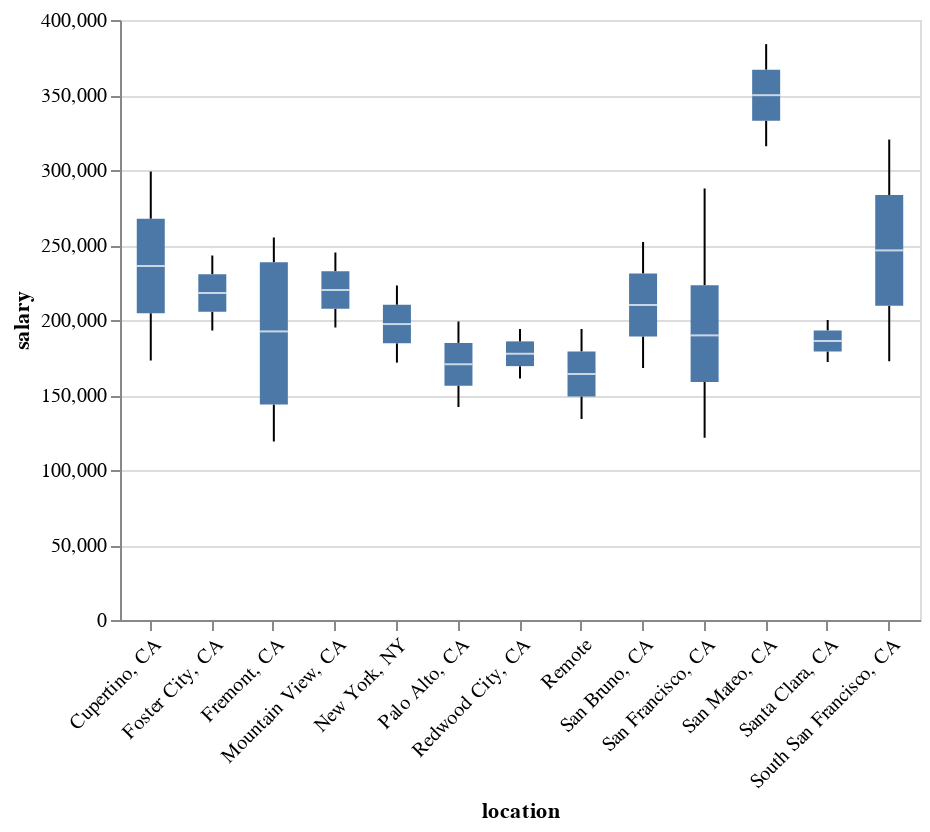

Notebook source saved alongside this figure:
### Code cell
import altair as alt
#from vega_datasets import data

#source = data.population.url

pd.options.mode.chained_assignment = None
starting = df[['location', 'starting_salary_range']]
starting.rename(columns={"starting_salary_range": "salary"}, inplace=True)

ending = df[['location', 'ending_salary_range']]
ending.rename(columns={"ending_salary_range": "salary"}, inplace=True)

salary = pd.concat([starting, ending])


box_plot = alt.Chart(salary).mark_boxplot(extent='min-max').encode(
    x=alt.X('location:O', axis=alt.Axis(labelAngle=-45)),
    y='salary:Q'
).properties(width=400)

box_plot

### Figure 1 — Vega-Lite specification as saved in the notebook (floating-point values rounded to 4 significant figures)
{"config": {"view": {"continuousWidth": 300, "continuousHeight": 300}}, "data": {"name": "data-b036f2b837c3a3a6526bf791bf51e32a"}, "mark": {"type": "boxplot", "extent": "min-max"}, "encoding": {"x": {"axis": {"labelAngle": -45}, "field": "location", "type": "ordinal"}, "y": {"field": "salary", "type": "quantitative"}}, "width": 400, "$schema": "https://vega.github.io/schema/vega-lite/v5.8.0.json", "datasets": {"data-b036f2b837c3a3a6526bf791bf51e32a": [{"location": "South San Francisco, CA", "salary": 172500}, {"location": "Fremont, CA", "salary": 151840}, {"location": "Remote", "salary": 134000}, {"location": "San Bruno, CA", "salary": 168000}, {"location": "Santa Clara, CA", "salary": 172000}, {"location": "San Francisco, CA", "salary": 190000}, {"location": "San Francisco, CA", "salary": null}, {"location": "San Mateo, CA", "salary": 315850}, {"location": "Redwood City, CA", "salary": 161000}, {"location": "San Francisco, CA", "salary": 121500}, {"location": "San Francisco, CA", "salary": null}, {"location": "Mountain View, CA", "salary": 195000}, {"location": "San Francisco, CA", "salary": 157500}, {"location": "Foster City, CA", "salary": 193000}, {"location": "San Francisco, CA", "salary": null}, {"location": "New York, NY", "salary": 171600}, {"location": "San Francisco, CA", "salary": 162500}, {"location": "Cupertino, CA", "salary": 173000}, {"location": "San Francisco, CA", "salary": 146400}, {"location": "Fremont, CA", "salary": 119000}, {"location": "Palo Alto, CA", "salary": 142000}, {"location": "South San Francisco, CA", "salary": 320300}, {"location": "Fremont, CA", "salary": 232960}, {"location": "Remote", "salary": 194000}, {"location": "San Bruno, CA", "salary": 252000}, {"location": "Santa Clara, CA", "salary": 200000}, {"location": "San Francisco, CA", "salary": 218000}, {"location": "San Francisco, CA", "salary": null}, {"location": "San Mateo, CA", "salary": 383910}, {"location": "Redwood City, CA", "salary": 194000}, {"location": "San Francisco, CA", "salary": 224880}, {"location": "San Francisco, CA", "salary": null}, {"location": "Mountain View, CA", "salary": 245000}, {"location": "San Francisco, CA", "salary": 189500}, {"location": "Foster City, CA", "salary": 243000}, {"location": "San Francisco, CA", "salary": null}, {"location": "New York, NY", "salary": 223000}, {"location": "San Francisco, CA", "salary": 287700}, {"location": "Cupertino, CA", "salary": 299000}, {"location": "San Francisco, CA", "salary": 275000}, {"location": "Fremont, CA", "salary": 255000}, {"location": "Palo Alto, CA", "salary": 199000}]}}
